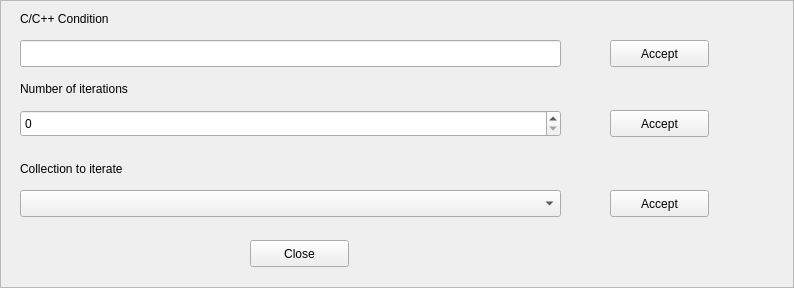
<?xml version="1.0" encoding="UTF-8"?>
<ui version="4.0">
 <class>WhileConditionFrame</class>
 <widget class="QFrame" name="WhileConditionFrame">
  <property name="geometry">
   <rect>
    <x>0</x>
    <y>0</y>
    <width>794</width>
    <height>288</height>
   </rect>
  </property>
  <property name="windowTitle">
   <string>Frame</string>
  </property>
  <property name="frameShape">
   <enum>QFrame::StyledPanel</enum>
  </property>
  <property name="frameShadow">
   <enum>QFrame::Raised</enum>
  </property>
  <widget class="QPushButton" name="pushButton">
   <property name="geometry">
    <rect>
     <x>610</x>
     <y>40</y>
     <width>99</width>
     <height>27</height>
    </rect>
   </property>
   <property name="text">
    <string>Accept</string>
   </property>
  </widget>
  <widget class="QPushButton" name="pushButton_2">
   <property name="geometry">
    <rect>
     <x>610</x>
     <y>110</y>
     <width>99</width>
     <height>27</height>
    </rect>
   </property>
   <property name="text">
    <string>Accept</string>
   </property>
  </widget>
  <widget class="QPushButton" name="pushButton_3">
   <property name="geometry">
    <rect>
     <x>610</x>
     <y>190</y>
     <width>99</width>
     <height>27</height>
    </rect>
   </property>
   <property name="text">
    <string>Accept</string>
   </property>
  </widget>
  <widget class="QLineEdit" name="lineEdit">
   <property name="geometry">
    <rect>
     <x>20</x>
     <y>40</y>
     <width>541</width>
     <height>27</height>
    </rect>
   </property>
  </widget>
  <widget class="QComboBox" name="comboBox">
   <property name="geometry">
    <rect>
     <x>20</x>
     <y>190</y>
     <width>541</width>
     <height>27</height>
    </rect>
   </property>
  </widget>
  <widget class="QSpinBox" name="spinBox">
   <property name="geometry">
    <rect>
     <x>20</x>
     <y>110</y>
     <width>541</width>
     <height>27</height>
    </rect>
   </property>
   <property name="maximum">
    <number>2147483647</number>
   </property>
  </widget>
  <widget class="QLabel" name="label">
   <property name="geometry">
    <rect>
     <x>20</x>
     <y>10</y>
     <width>171</width>
     <height>17</height>
    </rect>
   </property>
   <property name="text">
    <string>C/C++ Condition</string>
   </property>
  </widget>
  <widget class="QLabel" name="label_2">
   <property name="geometry">
    <rect>
     <x>20</x>
     <y>80</y>
     <width>221</width>
     <height>17</height>
    </rect>
   </property>
   <property name="text">
    <string>Number of iterations</string>
   </property>
  </widget>
  <widget class="QLabel" name="label_3">
   <property name="geometry">
    <rect>
     <x>20</x>
     <y>160</y>
     <width>211</width>
     <height>17</height>
    </rect>
   </property>
   <property name="text">
    <string>Collection to iterate</string>
   </property>
  </widget>
  <widget class="QPushButton" name="pushButton_4">
   <property name="geometry">
    <rect>
     <x>250</x>
     <y>240</y>
     <width>99</width>
     <height>27</height>
    </rect>
   </property>
   <property name="text">
    <string>Close</string>
   </property>
  </widget>
 </widget>
 <resources/>
 <connections/>
</ui>
